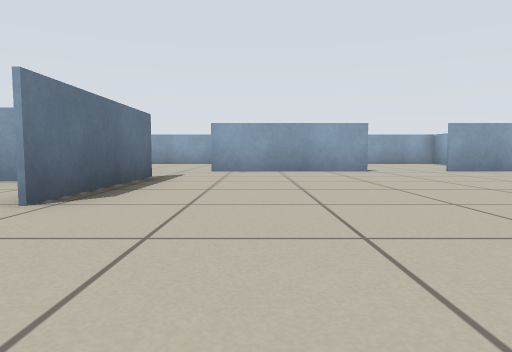
view 1 (above)

24 first-person views from a walk through a world built for the Player/Stage simulator. The camera is 0.39 m above the floor, tilts 4° down and sees 75° across. The lines on the ground mark 1 m squares. The floor is counted in squares, 1 m on a side. Each view is taken from the middle of a square. On the plan, view 1 faces up. The plan holds only what a view shows up to about 9 squares ahead; the rest is blank. Robots are left out.

view 2
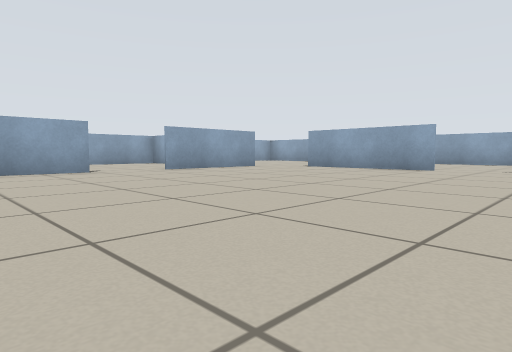

view 3
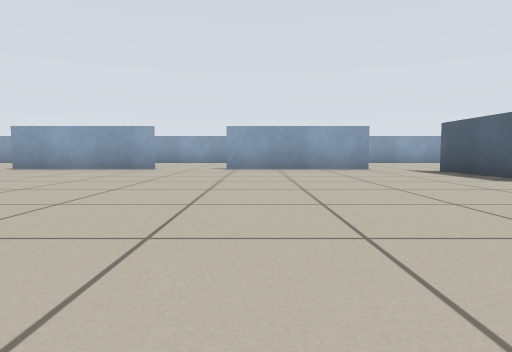

view 4
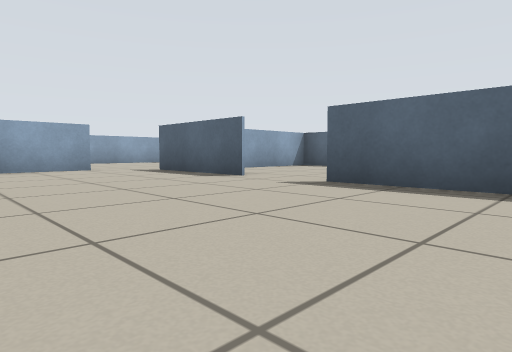

view 5
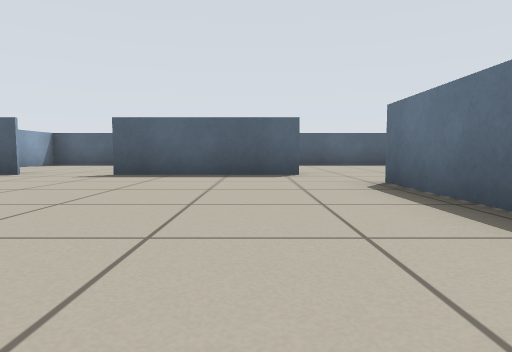

view 6
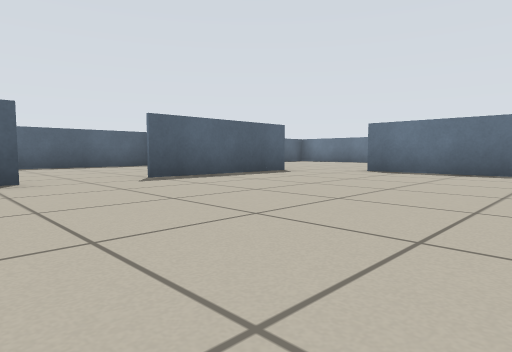

view 7
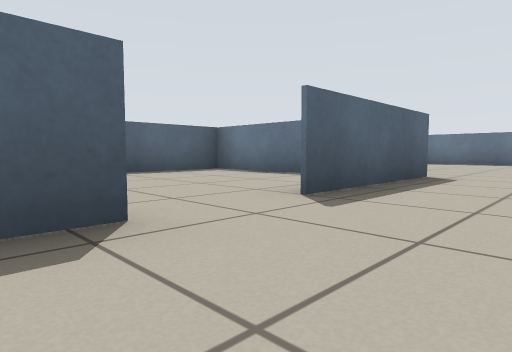

view 8
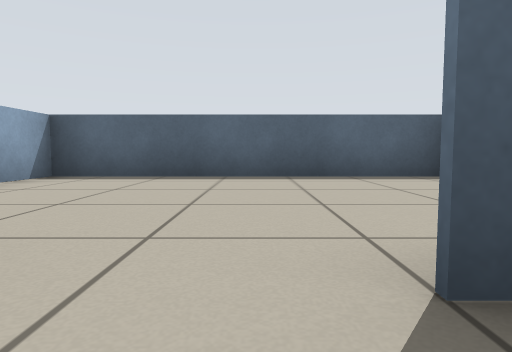

view 9
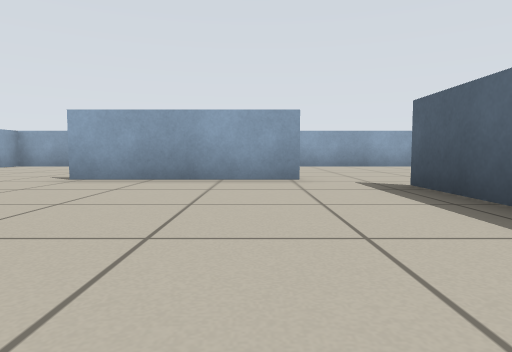

view 10
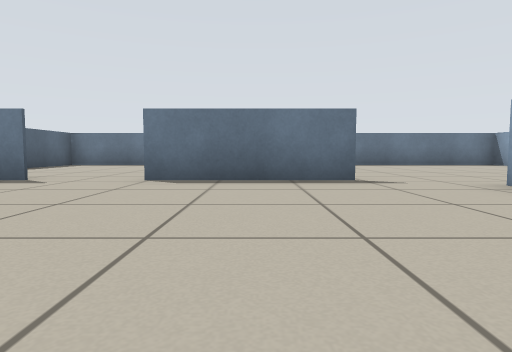

view 11
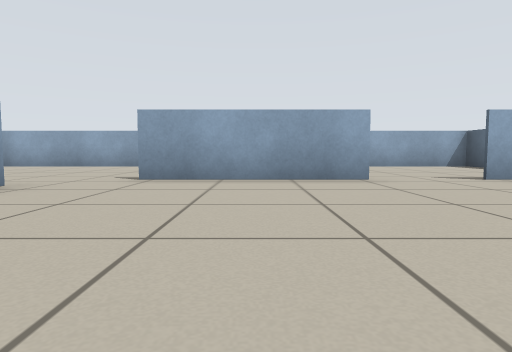

view 12
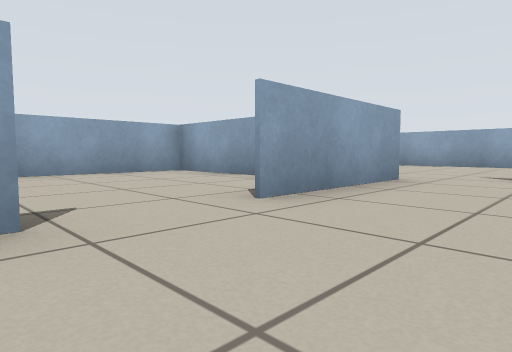

view 13
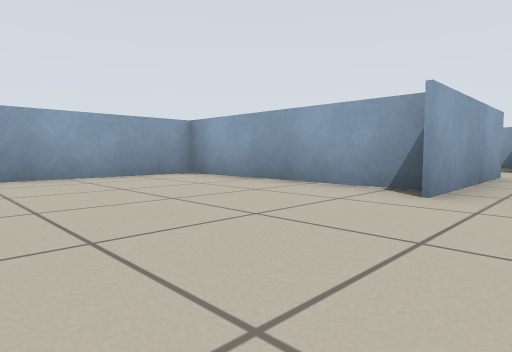

view 14
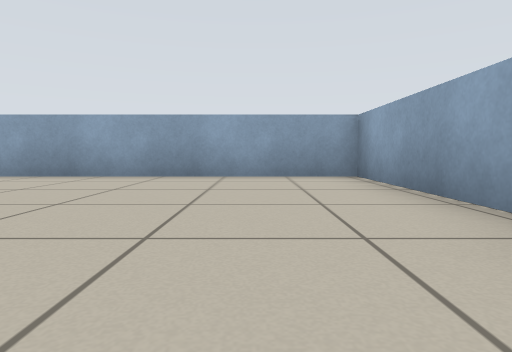

view 15
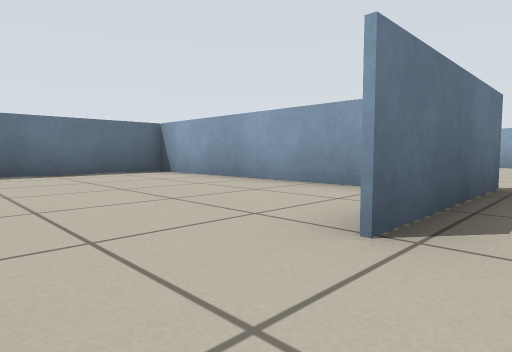

view 16
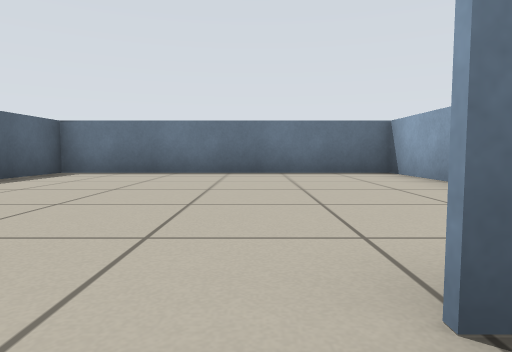

view 17
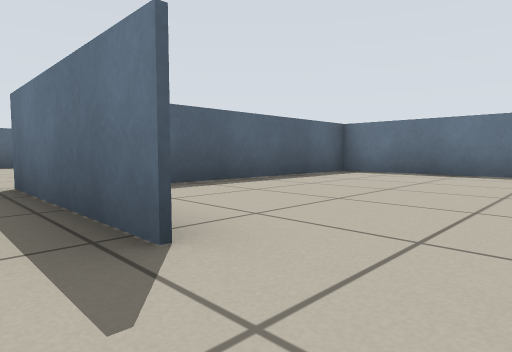

view 18
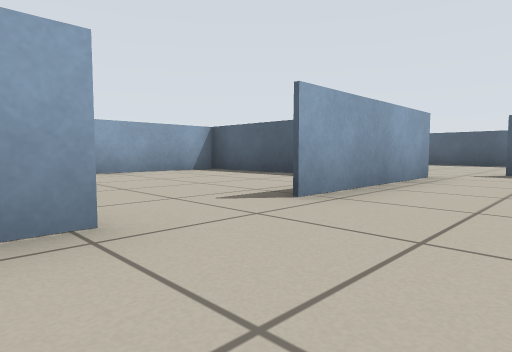

view 19
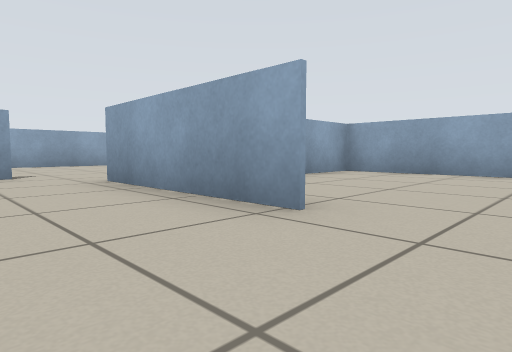

view 20
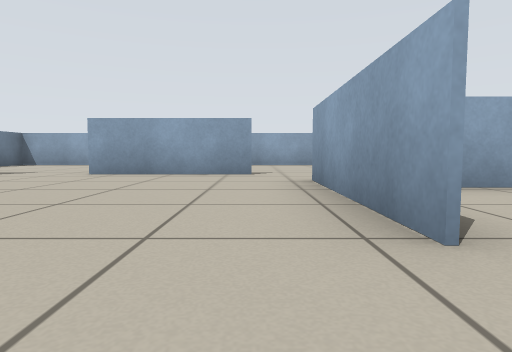

view 21
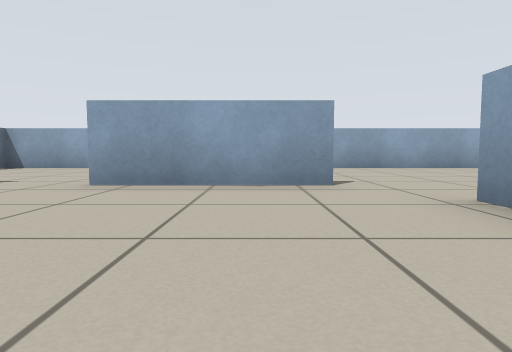

view 22
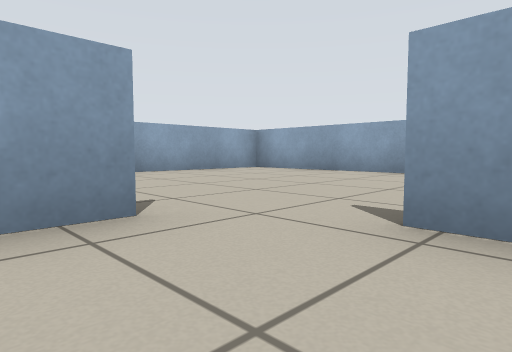

view 23
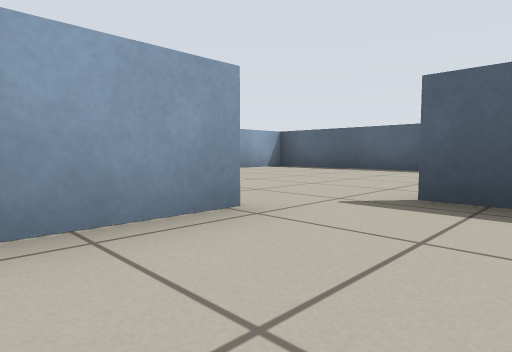

view 24
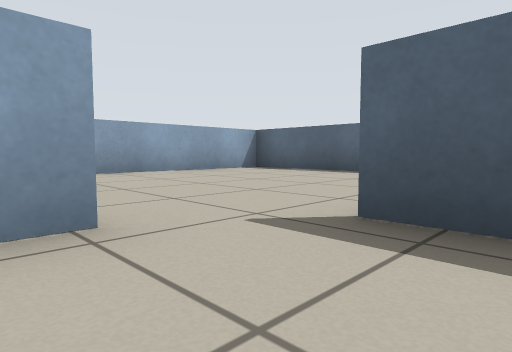

### Floor plan
Ten units are one square. View 1 is at (0, 0); x grows to the right and y downward. Boxes are objects, and circles mark ways between rooms. Rooms are numbered by the first view taken in them; rooms with no view inside come last. Other rooms are left out.
<svg viewBox="-79 -120 208 209">
<path fill="none" stroke="#000" d="M-17 -8 -17 24M41 38 70 38M78 -22 78 -58M24 -70 -10 -70M78 28 78 -8M-9 38 25 38M55 -70 40 -70M-17 -55 -17 -24M-3 -71 -3 -115M0 -114 -62 -114M70 -70 55 -70M124 -64 124 -114 60 -114M-28 -46 -74 -46 -74 18 -31 18M99 -46 92 -46M99 19 124 19 124 -46 110 -46M-1 59 -1 84 63 84 63 59M61 -72 61 -115M60 -114 0 -114"/>
<circle cx="-10" cy="-60" r="3" fill="#2a7"/>
<circle cx="65" cy="-60" r="3" fill="#2a7"/>
<circle cx="-20" cy="-15" r="3" fill="#2a7"/>
<circle cx="80" cy="-15" r="3" fill="#2a7"/>
<circle cx="35" cy="40" r="3" fill="#2a7"/>
<circle cx="35" cy="-70" r="3" fill="#2a7"/>
<text x="30" y="-10">1</text>
<text x="-40" y="-90">2</text>
<text x="90" y="-80">3</text>
<text x="-50" y="-20">4</text>
<text x="100" y="-20">5</text>
<text x="30" y="60">6</text>
<text x="30" y="-90">7</text>
</svg>
Room 1 opens to room 2. Room 1 opens to room 3. Room 1 opens to room 4. Room 1 opens to room 5. Room 1 opens to room 6. Room 1 opens to room 7.

Where each view was taken, in squares from view 1:
view 1: 0 up, 0 right, facing up
view 2: 0 up, 0 right, facing up-right
view 3: 0 up, 0 right, facing right
view 4: 0 up, 0 right, facing down-right
view 5: 2 up, 0 right, facing down
view 6: 1 up, 5 right, facing down-left
view 7: 2 down, 5 right, facing down-left
view 8: 3 down, 3 right, facing down
view 9: 2 down, 3 right, facing right
view 10: 4 up, 3 right, facing left
view 11: 4 up, 3 right, facing right
view 12: 5 up, 2 right, facing up-right
view 13: 6 up, 4 left, facing up-right
view 14: 6 up, 2 left, facing up
view 15: 1 up, 1 left, facing up-left
view 16: 2 up, 1 left, facing left
view 17: 2 up, 1 left, facing down-left
view 18: 3 up, 6 right, facing down-right
view 19: 1 up, 6 right, facing up-right
view 20: 1 up, 7 right, facing up
view 21: 3 up, 6 right, facing up
view 22: 5 up, 6 right, facing up-right
view 23: 1 down, 6 right, facing down-right
view 24: 2 down, 6 right, facing down-right
